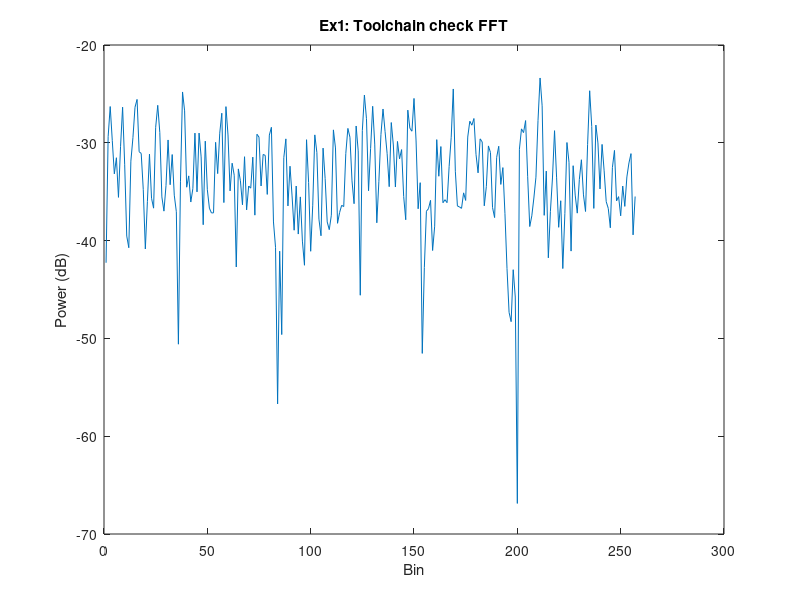

Reproduce this figure in MATLAB.
N = 512;
w = hann(N);
sig = randn(N,1);
spec = abs(fft(sig .* w/N)).^2;

plot(10*log10(spec(1:N/2+1)));
xlabel('Bin');
ylabel('Power (dB)');
title('Ex1: Toolchain check FFT');

saveas(gcf,'../reports/ex1_matlab_fft.png');

disp('MATLAB Signal Processing Toolbox OK');
